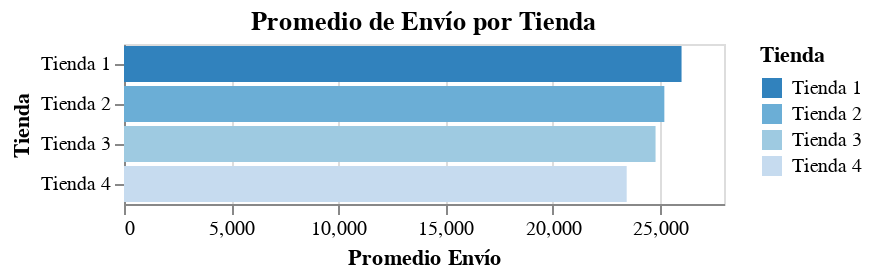

Notebook code for this chart:
### Markdown cell above
# 5. Envío promedio por tienda

### Code cell
def costo_envio (df,nombre_tienda):
    suma_envio = df['Costo de envío'].sum()
    cantidad_envios = len(df)
    promedio_envio = suma_envio / cantidad_envios
    return promedio_envio

promedio_envio_tienda1 = round(costo_envio(tienda, 'Tienda 1'))
promedio_envio_tienda2 = round(costo_envio(tienda2, 'Tienda 2'))
promedio_envio_tienda3 = round(costo_envio(tienda3, 'Tienda 3'))
promedio_envio_tienda4 = round(costo_envio(tienda4, 'Tienda 4'))

print(f'El costo promedio de envío de la tienda 1 es: ${promedio_envio_tienda1}')
print(f'El costo promedio de envío de la tienda 2 es: ${promedio_envio_tienda2}')
print(f'El costo promedio de envío de la tienda 3 es: ${promedio_envio_tienda3}')
print(f'El costo promedio de envío de la tienda 4 es: ${promedio_envio_tienda4}')


# Crear un DataFrame con los promedios de envío y el nombre de la tienda
promedios_envio = pd.DataFrame({'Tienda': ['Tienda 1', 'Tienda 2', 'Tienda 3', 'Tienda 4'],
                                'Promedio Envío': [promedio_envio_tienda1, promedio_envio_tienda2, promedio_envio_tienda3, promedio_envio_tienda4]})

# Crear una gráfica de líneas horizontal para el promedio de envío por cada tienda
grafica_lineas_horizontal = alt.Chart(promedios_envio).mark_bar().encode(
  x='Promedio Envío',
  y=alt.Y('Tienda', sort='-x'),
   color=alt.Color('Tienda', scale=alt.Scale(scheme='category20c'))
).properties(
  title='Promedio de Envío por Tienda'
)

grafica_lineas_horizontal

### Figure 1 — Vega-Lite specification as saved in the notebook (floating-point values rounded to 4 significant figures)
{"config": {"view": {"continuousWidth": 300, "continuousHeight": 300}}, "data": {"name": "data-0e7bc9c93c0d55bfbc2fd660d64cbc25"}, "mark": {"type": "bar"}, "encoding": {"color": {"field": "Tienda", "scale": {"scheme": "category20c"}, "type": "nominal"}, "x": {"field": "Promedio Envío", "type": "quantitative"}, "y": {"field": "Tienda", "sort": "-x", "type": "nominal"}}, "title": "Promedio de Envío por Tienda", "$schema": "https://vega.github.io/schema/vega-lite/v5.20.1.json", "datasets": {"data-0e7bc9c93c0d55bfbc2fd660d64cbc25": [{"Tienda": "Tienda 1", "Promedio Envío": 26019}, {"Tienda": "Tienda 2", "Promedio Envío": 25216}, {"Tienda": "Tienda 3", "Promedio Envío": 24806}, {"Tienda": "Tienda 4", "Promedio Envío": 23459}]}}
